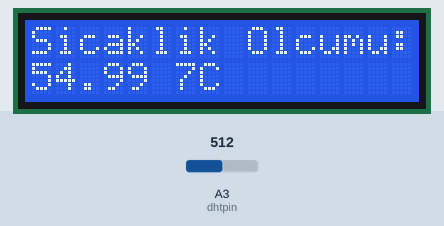
Bench run of a sketch on a simulated Arduino Uno, built with avr-gcc and run on an emulated ATmega328P. Shown: 16×2 character LCD. The test bench sets the inputs (shaded band); at power-on: A3 (dhtpin) = 512.

Above: at 1.2 s.
1.3 s: A3 (dhtpin) set to 716
At 2.3 s:
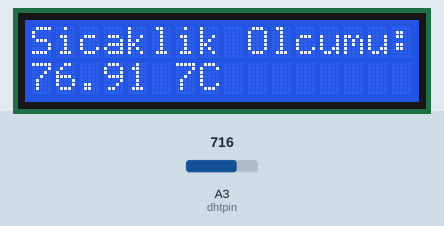
2.8 s: A3 (dhtpin) set to 900
At 4.0 s:
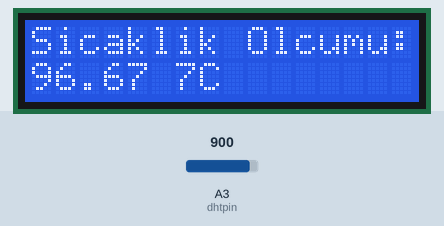
4.3 s: A3 (dhtpin) set to 1023
At 5.1 s:
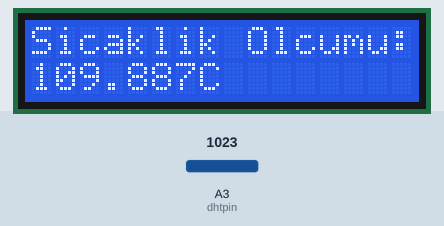
Timing chart, 0 to 7.3 s (numbered marks = the images above; inputs shaded):
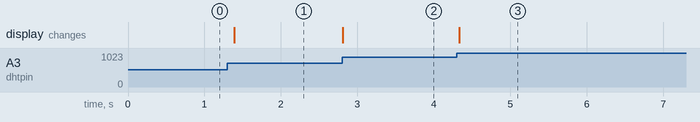

The sketch:

sicakliksensoru.ino
```cpp
#include <LiquidCrystal.h>

int dhtpin = A3;
LiquidCrystal lcd(7, 6, 5, 4, 3, 2);

void setup()
{
  lcd.begin(16, 2);
  analogReference(INTERNAL); /*setup fonksiyonumuzda bulunan analogReference(INTERNAL); komutu, Arduino'muzun analogda dijitale çeviricisinin 1,1V referans voltajı kullanmasını sağlıyor.
                                Bu sayede, analog girişten okuyacağımız 0-1023 arası değerlerin her bir adımı 1,0742 mV (milivolt) gerilime denk düşüyor.*/
  lcd.print("Sicaklik Olcumu:");
}

void loop()
{
  int sicaklikVolt = analogRead(dhtpin);
  float sicaklikC = sicaklikC = sicaklikVolt / 9.31;
  lcd.setCursor(0, 1);
  lcd.print(sicaklikC);
  lcd.setCursor(6,1);
  lcd.print("7C");
  delay(100);
}
```

Measured:
- after the input at 1.3 s, the display: changes after 0.09 s (image 1)
- after the input at 2.8 s, the display: changes at once (image 2)
- after the input at 4.3 s, the display: changes at once (image 3)
